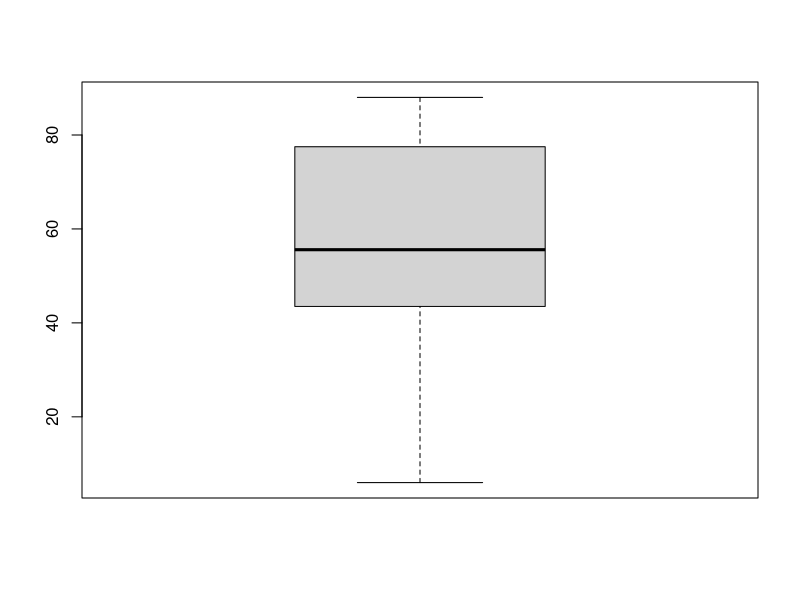

This chart was generated by the following R code:
## Jingxuan Ai 10431517
rm(list=ls())

## Input data as vector
vector<-c(45,48,6,42,49,63,81,56,21,75,25,48,56,24,73,82,NA,80,86,88)
sumArray<-summary(vector)

## min
min<-sumArray[1]
min
## max
max<-sumArray[6]
max
## mean
mean<-sumArray[4]
mean
## median
median<-sumArray[3]
median
## standard deviation
sd<-sd(vector,na.rm=TRUE)
sd

## replace missing with mean
for(i in 1:length(vector)){
  if(is.na(vector[i])){
    vector[i] <- mean
  }
}
vector

## box plot
vectorMatrix<-as.data.frame(as.matrix(vector))
boxplot(vectorMatrix,range=10)

